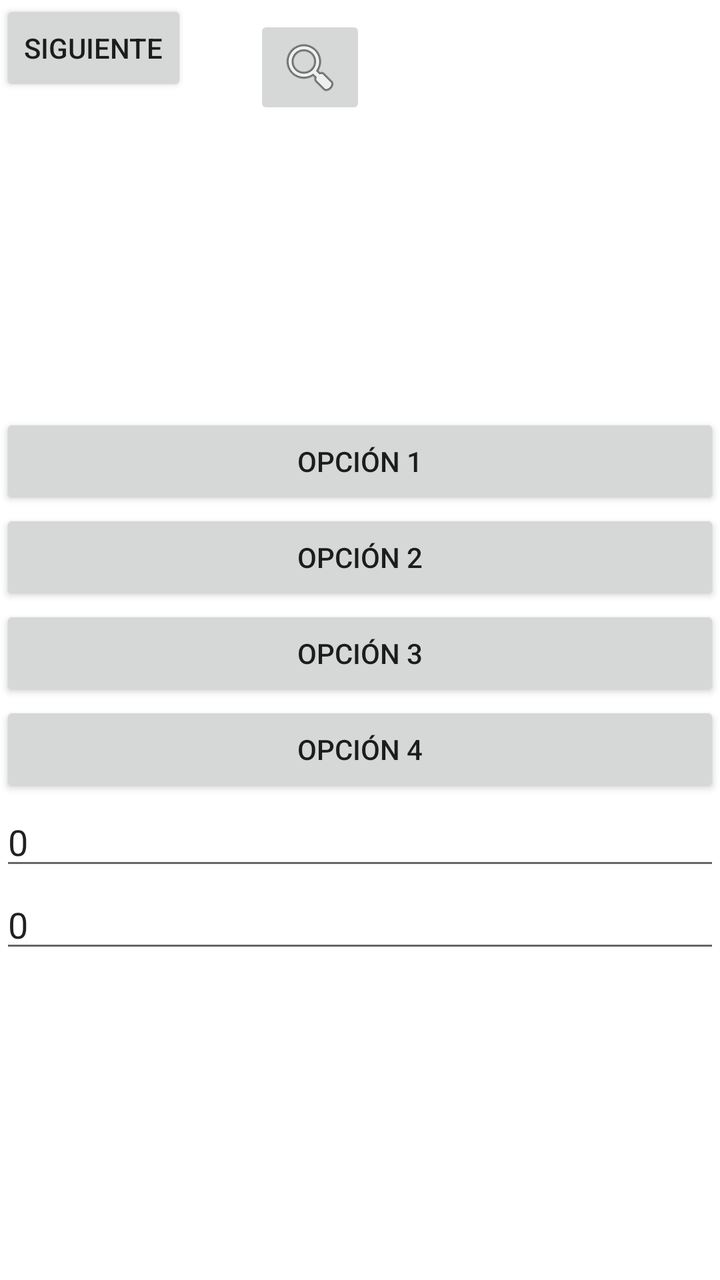
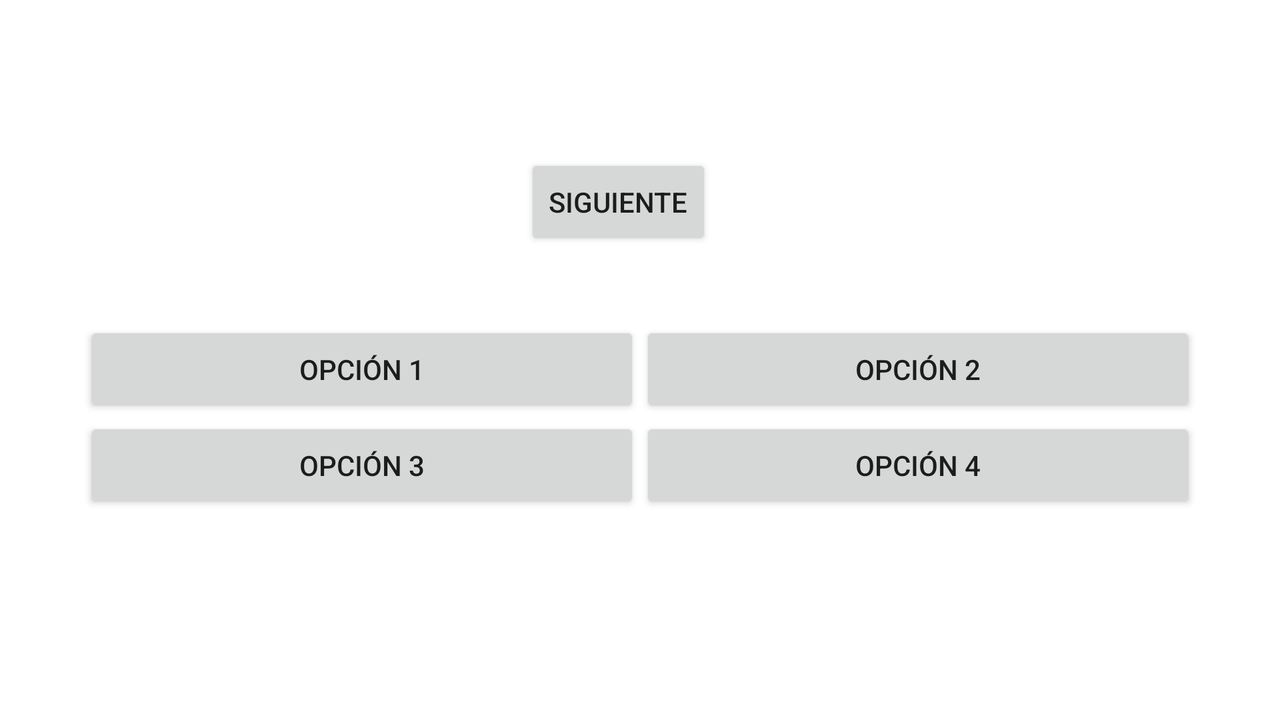

Compare how this app lays out the same screen by default and in its alternative resource folder. The renders come first, then the two layout files and the values they reference.
<!-- AndroidManifest.xml: application theme Theme.Recursos -->
<!-- res/layout/activity_main.xml -->
<?xml version="1.0" encoding="utf-8"?>
<androidx.constraintlayout.widget.ConstraintLayout xmlns:android="http://schemas.android.com/apk/res/android"
    xmlns:app="http://schemas.android.com/apk/res-auto"
    xmlns:tools="http://schemas.android.com/tools"
    android:layout_width="match_parent"
    android:layout_height="match_parent"
    tools:context=".MainActivity">

    <Button
        android:id="@+id/buttonSiguiente"
        android:layout_width="wrap_content"
        android:layout_height="wrap_content"
        android:text="@string/Siguiente"
        app:layout_constraintStart_toStartOf="parent"
        app:layout_constraintTop_toTopOf="parent"
        android:onClick="pasarSiguiente"/>

    <ImageButton
        android:id="@+id/imageButton4"
        android:layout_width="wrap_content"
        android:layout_height="wrap_content"
        app:layout_constraintBottom_toBottomOf="@+id/linearLayout"
        app:layout_constraintEnd_toEndOf="parent"
        app:layout_constraintHorizontal_bias="0.158"
        app:layout_constraintStart_toEndOf="@+id/buttonSiguiente"
        app:layout_constraintTop_toTopOf="parent"
        app:layout_constraintVertical_bias="0.013"
        app:srcCompat="@android:drawable/ic_menu_search" />

    <LinearLayout
        android:id="@+id/linearLayout"
        android:layout_width="0dp"
        android:layout_height="0dp"
        android:gravity="center"
        android:orientation="vertical"
        app:layout_constraintBottom_toBottomOf="parent"
        app:layout_constraintEnd_toEndOf="parent"
        app:layout_constraintStart_toStartOf="parent"
        app:layout_constraintTop_toBottomOf="@+id/buttonSiguiente">

        <Button
            android:id="@+id/button1"
            android:layout_width="match_parent"
            android:layout_height="wrap_content"
            android:text="@string/Opcion1" />

        <Button
            android:id="@+id/button2"
            android:layout_width="match_parent"
            android:layout_height="wrap_content"
            android:text="@string/Opcion2" />

        <Button
            android:id="@+id/button3"
            android:layout_width="match_parent"
            android:layout_height="wrap_content"
            android:text="@string/Opcion3" />

        <Button
            android:id="@+id/button4"
            android:layout_width="match_parent"
            android:layout_height="wrap_content"
            android:text="@string/Opcion4" />

        <EditText
            android:id="@+id/edt1"
            android:layout_width="match_parent"
            android:layout_height="wrap_content"
            android:ems="10"
            android:hint="0"
            android:inputType="number"
            android:text="0" />

        <EditText
            android:id="@+id/edt2"
            android:layout_width="match_parent"
            android:layout_height="wrap_content"
            android:ems="10"
            android:hint="0"
            android:inputType="number"
            android:text="0" />

    </LinearLayout>

</androidx.constraintlayout.widget.ConstraintLayout>
<!-- resources referenced by this layout -->
<resources>
  <string name="Opcion1">Opción 1</string>
  <string name="Opcion2">Opción 2</string>
  <string name="Opcion3">Opción 3</string>
  <string name="Opcion4">Opción 4</string>
  <string name="Siguiente">Siguiente</string>
  <style name="Theme.Recursos" parent="Theme.MaterialComponents.DayNight.NoActionBar">
  
      
          
          <item name="colorPrimary">@android:color/holo_blue_bright</item>
          <item name="colorPrimaryVariant">@android:color/holo_blue_dark</item>
          <item name="colorOnPrimary">@color/white</item>
          
          <item name="colorSecondary">@android:color/holo_green_light</item>
          <item name="colorSecondaryVariant">@android:color/holo_green_dark</item>
          <item name="colorOnSecondary">@color/black</item>
          
          <item name="android:statusBarColor" tools:targetApi="l">?attr/colorPrimaryVariant</item>
          
      </style>
</resources>
<!-- res/layout-land/activity_main.xml (the author's variant of the layout above) -->
<!-- drawn on the phone turned sideways -->
<?xml version="1.0" encoding="utf-8"?>
<androidx.constraintlayout.widget.ConstraintLayout xmlns:android="http://schemas.android.com/apk/res/android"
    xmlns:app="http://schemas.android.com/apk/res-auto"
    xmlns:tools="http://schemas.android.com/tools"
    android:layout_width="match_parent"
    android:layout_height="match_parent">

    <Button
        android:id="@+id/button"
        android:layout_width="wrap_content"
        android:layout_height="wrap_content"
        android:text="@string/Siguiente"
        app:layout_constraintBottom_toBottomOf="parent"
        app:layout_constraintEnd_toEndOf="parent"
        app:layout_constraintHorizontal_bias="0.48"
        app:layout_constraintStart_toStartOf="parent"
        app:layout_constraintTop_toTopOf="parent"
        app:layout_constraintVertical_bias="0.247" />

    <TableLayout
        android:id="@+id/tableLayout"
        android:layout_width="556dp"
        android:layout_height="181dp"
        app:layout_constraintBottom_toBottomOf="parent"
        app:layout_constraintEnd_toEndOf="parent"
        app:layout_constraintStart_toStartOf="parent"
        app:layout_constraintTop_toBottomOf="@+id/button"
        app:layout_constraintVertical_bias="0.659">

        <TableRow
            android:layout_width="match_parent"
            android:layout_height="match_parent">

            <Button
                android:id="@+id/button9"
                android:layout_width="0dp"
                android:layout_height="wrap_content"
                android:layout_weight="1"
                android:text="@string/Opcion1" />

            <Button
                android:id="@+id/button10"
                android:layout_width="0dp"
                android:layout_height="wrap_content"
                android:layout_weight="1"
                android:text="@string/Opcion2" />
        </TableRow>

        <TableRow
            android:layout_width="match_parent"
            android:layout_height="match_parent">

            <Button
                android:id="@+id/button11"
                android:layout_width="0dp"
                android:layout_height="wrap_content"
                android:layout_weight="1"
                android:text="@string/Opcion3" />

            <Button
                android:id="@+id/button12"
                android:layout_width="0dp"
                android:layout_height="wrap_content"
                android:layout_weight="1"
                android:text="@string/Opcion4" />
        </TableRow>

    </TableLayout>

</androidx.constraintlayout.widget.ConstraintLayout>
